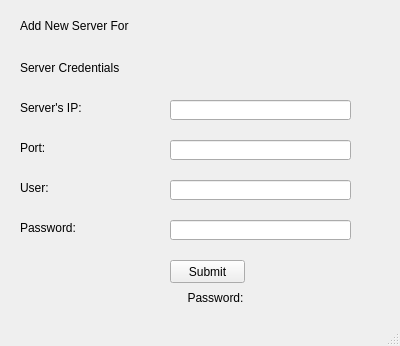
<?xml version="1.0" encoding="UTF-8"?>
<ui version="4.0">
 <class>MainWindow</class>
 <widget class="QMainWindow" name="MainWindow">
  <property name="geometry">
   <rect>
    <x>0</x>
    <y>0</y>
    <width>400</width>
    <height>346</height>
   </rect>
  </property>
  <property name="windowTitle">
   <string>MainWindow</string>
  </property>
  <property name="layoutDirection">
   <enum>Qt::LeftToRight</enum>
  </property>
  <widget class="QWidget" name="centralwidget">
   <widget class="QLabel" name="title_label">
    <property name="geometry">
     <rect>
      <x>20</x>
      <y>10</y>
      <width>351</width>
      <height>31</height>
     </rect>
    </property>
    <property name="text">
     <string>Add New Server For </string>
    </property>
   </widget>
   <widget class="QLabel" name="label">
    <property name="geometry">
     <rect>
      <x>20</x>
      <y>60</y>
      <width>261</width>
      <height>16</height>
     </rect>
    </property>
    <property name="text">
     <string>Server Credentials</string>
    </property>
   </widget>
   <widget class="QLabel" name="ip_label">
    <property name="geometry">
     <rect>
      <x>20</x>
      <y>100</y>
      <width>81</width>
      <height>16</height>
     </rect>
    </property>
    <property name="text">
     <string>Server's IP:</string>
    </property>
   </widget>
   <widget class="QLabel" name="pass_label">
    <property name="geometry">
     <rect>
      <x>20</x>
      <y>220</y>
      <width>61</width>
      <height>16</height>
     </rect>
    </property>
    <property name="text">
     <string>Password:</string>
    </property>
   </widget>
   <widget class="QLabel" name="user_label">
    <property name="geometry">
     <rect>
      <x>20</x>
      <y>180</y>
      <width>51</width>
      <height>16</height>
     </rect>
    </property>
    <property name="text">
     <string>User:</string>
    </property>
   </widget>
   <widget class="QLabel" name="port_label">
    <property name="geometry">
     <rect>
      <x>20</x>
      <y>140</y>
      <width>71</width>
      <height>16</height>
     </rect>
    </property>
    <property name="text">
     <string>Port:</string>
    </property>
   </widget>
   <widget class="QLineEdit" name="ip_lineEdit">
    <property name="geometry">
     <rect>
      <x>170</x>
      <y>100</y>
      <width>181</width>
      <height>20</height>
     </rect>
    </property>
   </widget>
   <widget class="QLineEdit" name="pass_lineEdit">
    <property name="geometry">
     <rect>
      <x>170</x>
      <y>220</y>
      <width>181</width>
      <height>20</height>
     </rect>
    </property>
   </widget>
   <widget class="QLineEdit" name="user_lineEdit">
    <property name="geometry">
     <rect>
      <x>170</x>
      <y>180</y>
      <width>181</width>
      <height>20</height>
     </rect>
    </property>
   </widget>
   <widget class="QLineEdit" name="port_lineEdit">
    <property name="geometry">
     <rect>
      <x>170</x>
      <y>140</y>
      <width>181</width>
      <height>20</height>
     </rect>
    </property>
   </widget>
   <widget class="QPushButton" name="cred_btn">
    <property name="geometry">
     <rect>
      <x>170</x>
      <y>260</y>
      <width>75</width>
      <height>23</height>
     </rect>
    </property>
    <property name="text">
     <string>Submit</string>
    </property>
   </widget>
   <widget class="QLabel" name="pass_label_2">
    <property name="geometry">
     <rect>
      <x>120</x>
      <y>290</y>
      <width>191</width>
      <height>16</height>
     </rect>
    </property>
    <property name="layoutDirection">
     <enum>Qt::LeftToRight</enum>
    </property>
    <property name="text">
     <string>Password:</string>
    </property>
    <property name="alignment">
     <set>Qt::AlignCenter</set>
    </property>
   </widget>
  </widget>
  <widget class="QMenuBar" name="menubar">
   <property name="geometry">
    <rect>
     <x>0</x>
     <y>0</y>
     <width>400</width>
     <height>21</height>
    </rect>
   </property>
  </widget>
  <widget class="QStatusBar" name="statusbar"/>
 </widget>
 <resources/>
 <connections/>
</ui>
